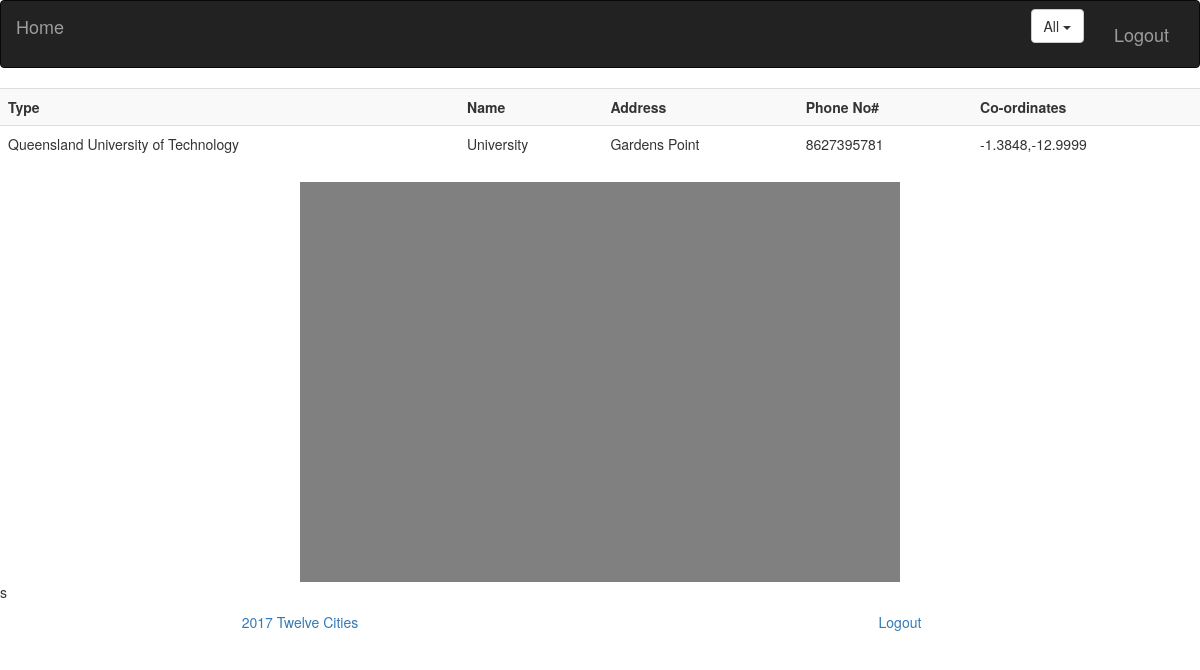
/item/2/, run on the app's committed database.
### loginlanding/models.py (models this page shows, shortened)
class facilities(models.Model):
	email = models.CharField(max_length=200)
	name = models.CharField(max_length=200)
	address = models.CharField(max_length=200)
	facilityType = models.CharField(max_length=200)
	phone = models.CharField(max_length=10)
	description = models.TextField
	latitude = models.DecimalField(max_digits=8, decimal_places=4)
	longitude = models.DecimalField(max_digits=8, decimal_places=4)

### loginlanding/views.py (the view)
# urls.py: url('(?P<specific_id>[0-9]+)/$', views.hoteldetail, name='hoteldetail'),
def hoteldetail(request, specific_id):
    template = loader.get_template('loginlanding/detail.html')
    details = facilities.objects.get(id=specific_id)
    print(details.address)
    return render(request, 'loginlanding/detail.html', {'details': details})

### loginlanding/templates/loginlanding/detail.html (shortened to what this page needs)
{% extends 'loginlanding/base.html' %}
{% block base %}
    <table class="table table-striped">
        <tr>
            <th>Type</th>
            <th>Name</th>
            <th>Address</th>
            <th>Phone No#</th>
            <th>Co-ordinates</th>
        </tr>
        <tr>
            <td>{{ details.name }}</td>
            <td>{{ details.facilityType }}</td>
            <td>{{ details.address }}</td>
            <td>{{ details.phone }}</td>
            <td>{{ details.longitude }},{{ details.latitude }}</td>
        </tr>
    </table>
    <div id="map"></div>
    s
{% endblock %}

### static/landing/style.css (style rules this page uses)
table { width: 50%; margin-left: auto; margin-right: auto; }
body { background: white; }

### loginlanding/templates/loginlanding/base.html (style rules this page uses)
#map { width: 50%; height: 400px; background-color: grey; transform: translate(50%, 0%) }

### data on the page
facilities: name "Queensland University of Technology", facilityType "University", address "Gardens Point", phone "8627395781", longitude "-1.3848", latitude "-12.9999"
